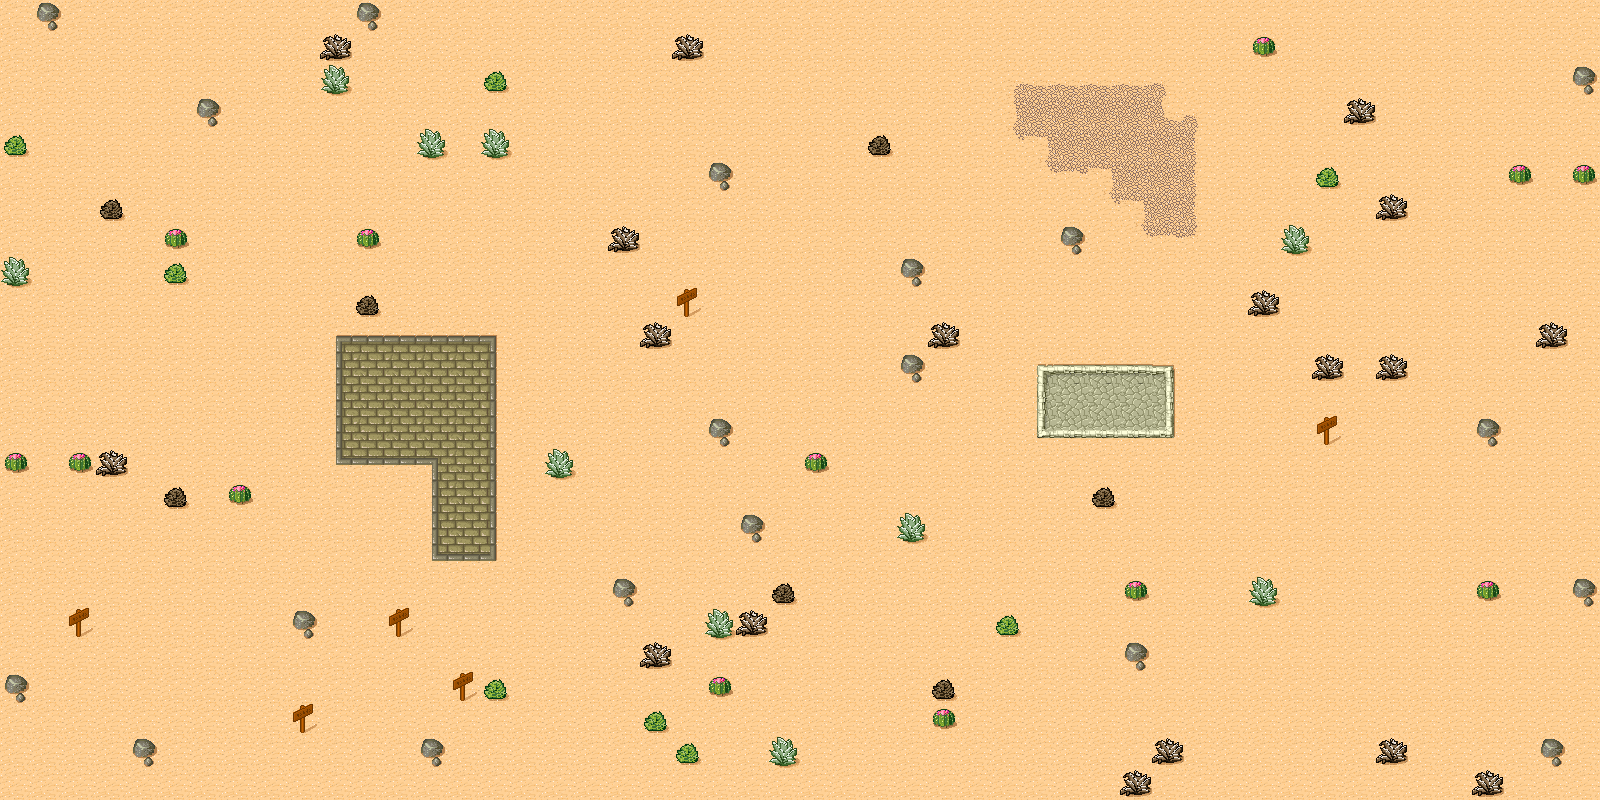

The image is a tile-based game level rendered from a .tmx file. Its description and source (layers, tilesets, objects; grid data summarised) follow:
An orthogonal 50x25 tile map with 32x32 px tiles, 1 tile layer (块层 1).

<map version="1.0" orientation="orthogonal" renderorder="right-down" width="50" height="25" tilewidth="32" tileheight="32" nextobjectid="1">
 <tileset firstgid="1" source="desert.tsx" />
 <layer name="块层 1" width="50" height="25">
  <data>[1250 cells, 1250 non-empty, 38 distinct tile ids]</data>
 </layer>
</map>
